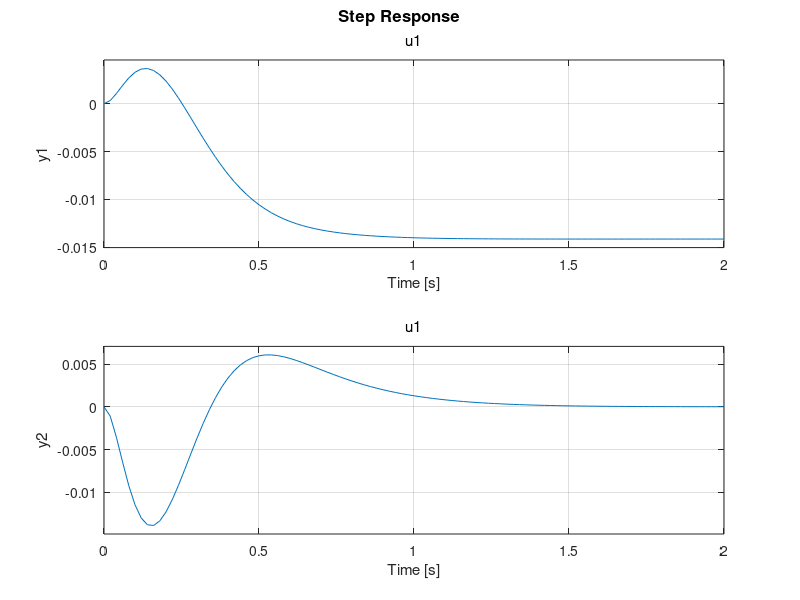

This chart was generated by the following MATLAB code:
Q=[5000 0 0 0;0 0 0 0;0 0 100 0;0 0 0 0];
R=1;
A=[0 1 0 0;0 0 -4 0;0 0 0 1;0 0 46.6667 0];
B=[0; 2; 0; -6.6667];
C=[1 0 0 0;0 0 1 0];

g1=ss(A,B,C,0)
step(g1)

K=lqr(A,B,Q,R)
Ar=A-(B*K)
g2=ss(Ar,B,C,0);
step(g2)